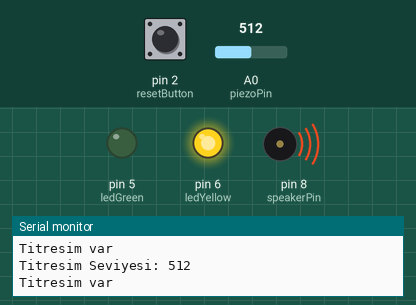
Simulated run of this sketch. Board: Arduino Uno, built with avr-gcc and run on an emulated ATmega328P. Parts: output pins drawn as LEDs (lit = HIGH), buzzer (waves = sounding, pin HIGH), the last lines printed to the serial monitor. The inputs (shaded band) are chosen by the test bench; at power-on: A0 (piezoPin) = 512, pin 2 (resetButton) HIGH.

Above: at 1.9 s.
2.0 s: A0 (piezoPin) set to 494
At 3.1 s:
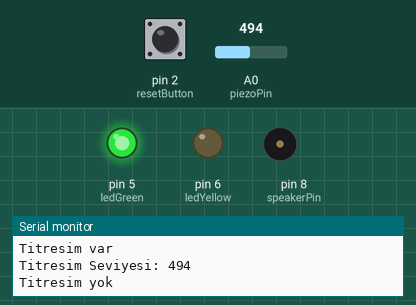
3.8 s: pin 2 (resetButton) pulled LOW for 1.35 s
At 4.8 s:
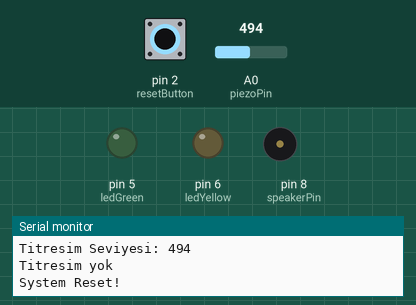
7.1 s: pin 2 (resetButton) pulled LOW for 3.2 s
At 12.3 s:
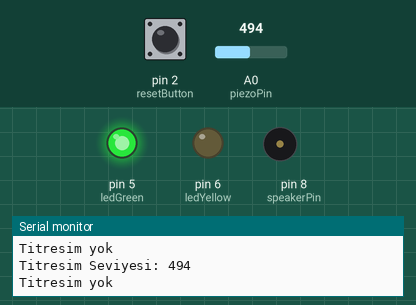
12.6 s: A0 (piezoPin) set to 510
At 14.1 s:
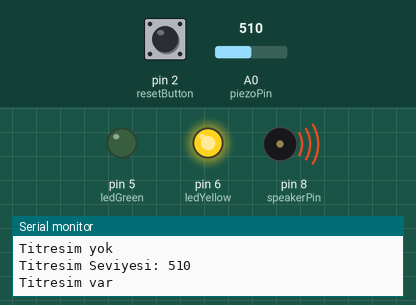
Timing chart, 0 to 15.6 s (numbered marks = the images above; inputs shaded):
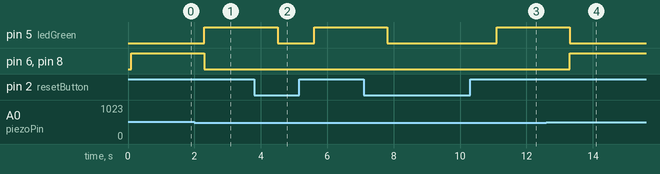

Measured:
- the behaviour switches between 501 and 500 on A0 (piezoPin) (found by bisection; images 0 and 1)
- after the input at 2.0 s, pin 5 (ledGreen): LOW → HIGH after 0.30 s; pin 6 (ledYellow), pin 8 (speakerPin): HIGH → LOW after 0.30 s
- after the input at 3.8 s, pin 5 (ledGreen): HIGH → LOW after 0.70 s, → HIGH 1.1 s later
- after the input at 7.1 s, pin 5 (ledGreen): HIGH → LOW after 0.70 s, → HIGH 3.3 s later
- after the input at 12.6 s, pin 5 (ledGreen): HIGH → LOW after 0.71 s; pin 6 (ledYellow), pin 8 (speakerPin): LOW → HIGH after 0.71 s

The sketch:

sketch_nov20a.ino
```cpp
const int piezoPin = A0;       // Piezoelektrik sensörün bağlı olduğu pin
const int speakerPin = 8;      // Hoparlör için dijital pin
const int ledGreen = 5;        // Yeşil LED
const int ledYellow = 6;       // Sarı LED
const int resetButton = 2;     // Sıfırlama butonu

int thresholdLow = 500;        // Orta risk eşiği
int thresholdHigh = 800;       // Yüksek risk eşiği

void setup() {
  pinMode(speakerPin, OUTPUT);
  pinMode(ledGreen, OUTPUT);
  pinMode(ledYellow, OUTPUT);
  pinMode(resetButton, INPUT_PULLUP);  // Buton için dahili pull-up direnci etkinleştir

  Serial.begin(9600);  // Seri monitör için
}

void loop() {
  int vibration = analogRead(piezoPin);  // Sensör değerini oku

  // Seri monitörde titreşim seviyesini görüntüle
  Serial.print("Titresim Seviyesi: ");
  Serial.println(vibration);
  delay(100);

  // Titreşim değerine göre uyarı seviyesi belirle
  if (vibration > thresholdLow) {
    triggerAlert(ledYellow);
  } else {
    normalOperation();
  }

  // Sıfırlama butonuna basıldığında tüm uyarıları kapat
  if (digitalRead(resetButton) == LOW) {
    resetSystem();
  }

  delay(1000);  // Sensör okuma hızını kontrol etmek için kısa gecikme
}

void triggerAlert(int ledPin) {
  // Yalnızca belirtilen LED'i yak, diğerlerini söndür
  digitalWrite(ledGreen, LOW);
  digitalWrite(ledYellow, LOW);
  digitalWrite(ledPin, HIGH);

  // Hoparlörü aktif et
  digitalWrite(speakerPin, HIGH);

  // Risk seviyesini seri monitöre yazdır
  Serial.print("Titresim var");
  Serial.println();
}

void normalOperation() {
  // Normal durumda yeşil LED açık, diğerleri kapalı
  digitalWrite(ledGreen, HIGH);
  digitalWrite(ledYellow, LOW);
  digitalWrite(speakerPin, LOW);
  Serial.println("Titresim yok");
}

void resetSystem() {
  // Tüm LED'leri ve hoparlörü kapat
  digitalWrite(ledGreen, LOW);
  digitalWrite(ledYellow, LOW);
  digitalWrite(speakerPin, LOW);

  Serial.println("System Reset!");
}
```
